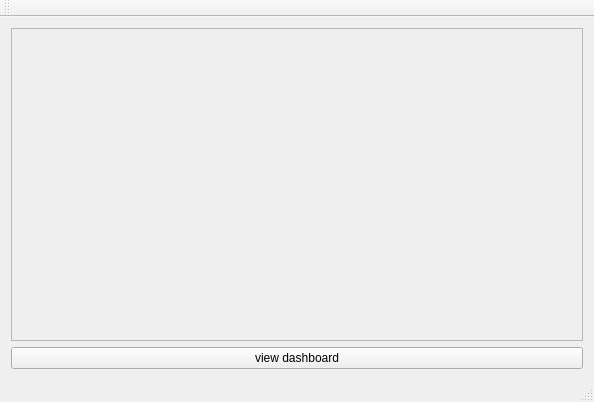
<?xml version="1.0" encoding="UTF-8"?>
<ui version="4.0">
 <class>publicWorkspaceClass</class>
 <widget class="QMainWindow" name="publicWorkspaceClass">
  <property name="geometry">
   <rect>
    <x>0</x>
    <y>0</y>
    <width>594</width>
    <height>402</height>
   </rect>
  </property>
  <property name="windowTitle">
   <string>publicWorkspace</string>
  </property>
  <widget class="QWidget" name="centralWidget">
   <layout class="QGridLayout" name="gridLayout">
    <item row="1" column="0">
     <widget class="QPushButton" name="toDash">
      <property name="text">
       <string>view dashboard</string>
      </property>
     </widget>
    </item>
    <item row="0" column="0">
     <widget class="QScrollArea" name="scrollArea">
      <property name="widgetResizable">
       <bool>true</bool>
      </property>
      <widget class="QWidget" name="scrollAreaWidgetContents">
       <property name="geometry">
        <rect>
         <x>0</x>
         <y>0</y>
         <width>570</width>
         <height>298</height>
        </rect>
       </property>
       <layout class="QVBoxLayout" name="verticalLayout_2">
        <item>
         <layout class="QVBoxLayout" name="ver"/>
        </item>
       </layout>
      </widget>
     </widget>
    </item>
   </layout>
  </widget>
  <widget class="QToolBar" name="mainToolBar">
   <attribute name="toolBarArea">
    <enum>TopToolBarArea</enum>
   </attribute>
   <attribute name="toolBarBreak">
    <bool>false</bool>
   </attribute>
  </widget>
  <widget class="QStatusBar" name="statusBar"/>
 </widget>
 <layoutdefault spacing="6" margin="11"/>
 <resources/>
 <connections/>
</ui>
